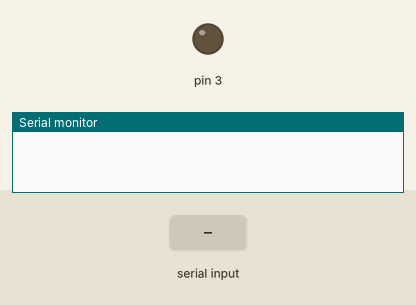
Bench run of a sketch on a simulated Arduino Uno, built with avr-gcc and run on an emulated ATmega328P. Parts: output pins drawn as LEDs (lit = HIGH), the last lines printed to the serial monitor. The inputs (shaded band) are chosen by the test bench.

Above: at 1.2 s.
1.3 s: "1" received over Serial
At 2.0 s:
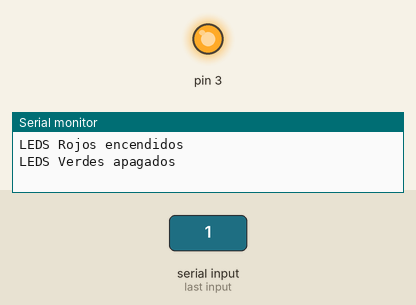
2.8 s: "0" received over Serial
At 3.2 s:
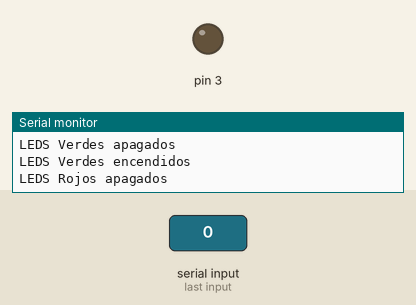
Timing chart, 0 to 5.8 s (numbered marks = the images above; inputs shaded):
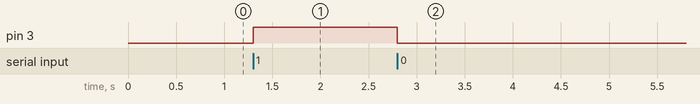

The sketch:

ProgramaLed.ino
```cpp
int estadoLed=0;

void setup() {
  pinMode(3, OUTPUT);
  Serial.begin(9600);
}

void loop(){
  if (Serial.available()>0){
    int estadoMonitor = Serial.read();
    if (estadoMonitor == '1'){
      digitalWrite(3, HIGH);
      digitalWrite(4, HIGH);
      digitalWrite(6, LOW);
      digitalWrite(7, LOW);
      Serial.println("LEDS Rojos encendidos");
      Serial.println("LEDS Verdes apagados");
    }else if (estadoMonitor == '0'){
      digitalWrite(3, LOW);
      digitalWrite(4, LOW);
      digitalWrite(6, HIGH);
      digitalWrite(7, HIGH);
      Serial.println("LEDS Verdes encendidos");
      Serial.println("LEDS Rojos apagados");
    }
  }
}
```

Measured:
- after the input at 1.3 s, pin 3: LOW → HIGH at once
- after the input at 2.8 s, pin 3: HIGH → LOW at once
